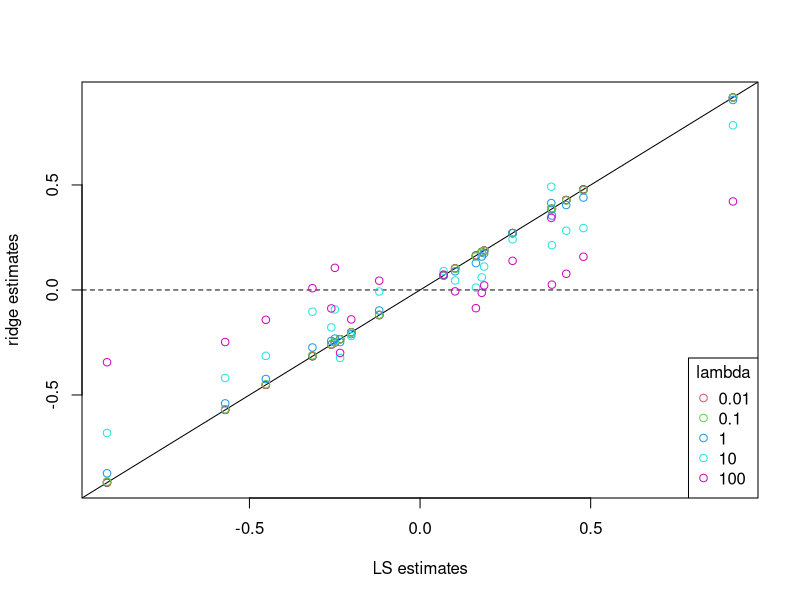
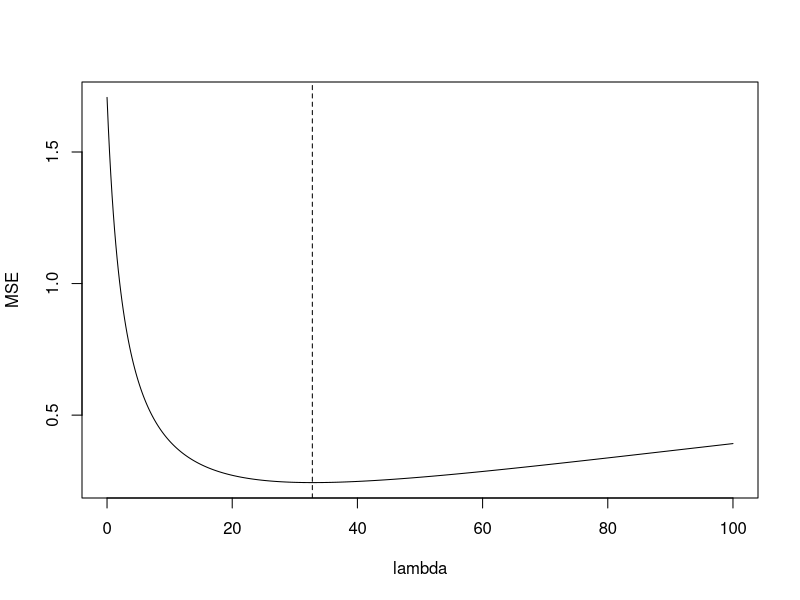
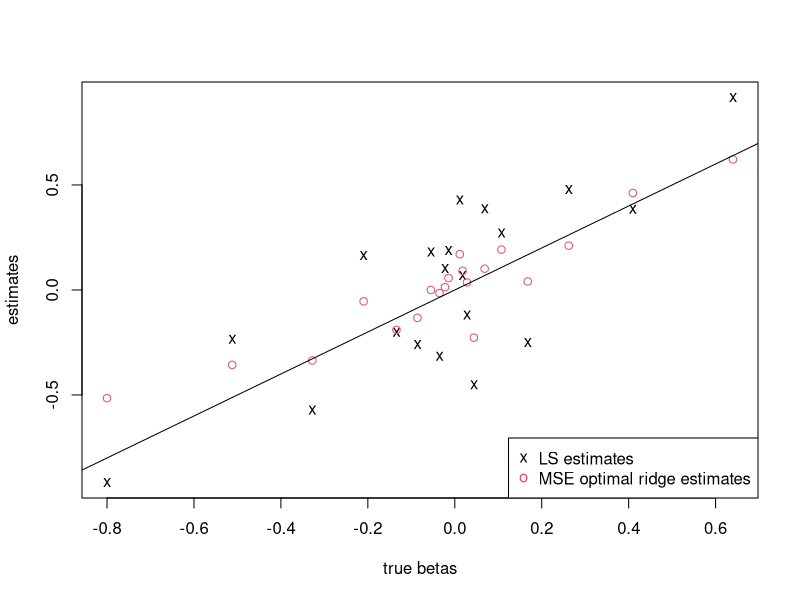
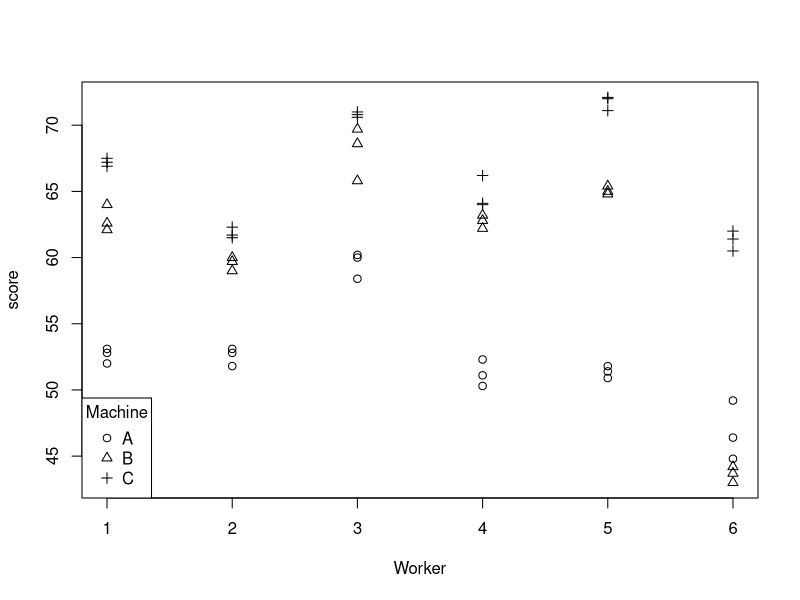
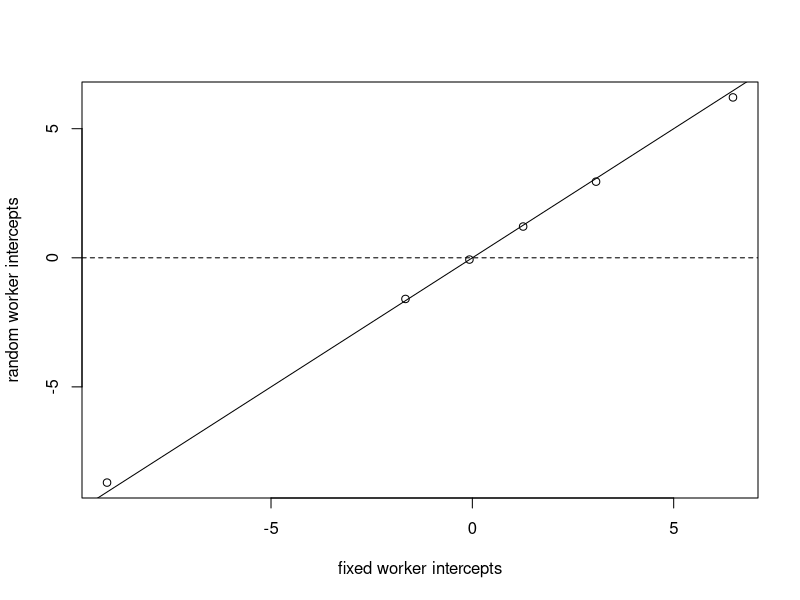

Source code (R) for these figures, in order:
##### Sheet 3 ##############################################################
############################################################################
##### Exercise 1 ###########################################################
############################################################################
# a)
set.seed(1949)
library(mvtnorm)
n <- 50
p <- 20
sigma <- 1
Sigma <- outer(1:p, 1:p, FUN = function(j, l) {(-0.7)^(abs(j - l))})
X <-  rmvnorm(n, sigma = Sigma)
eps <- rnorm(n, mean = 0, sd = sigma)
beta <- (-0.8)^(1:p)
y <- X %*% beta + eps

# b)
# normalize columns of X
X <- apply(X, 2, function(x) (x - mean(x)) / sd(x))
# center y
y <- y - mean(y)
# compute LS estimate for normalized X
betahat <- lm(y ~ X - 1)$coef # Alternative (manually): solve(t(X) %*% X, t(X) %*% y)
# compute ridge estimates
lambdavec <- 10^(-2:2)                    
betaridgefun <- function(lambda) {
  solve(t(X) %*% X + lambda * diag(p), t(X) %*% y)
}
betaridge <- sapply(lambdavec, FUN = "betaridgefun")   # ridge estimate; Alternative: sapply(lambdavec, function(l) penalized::penalized(y, X, lambda2 = l)@penalized)

# plot ridge estimates against LS estimate
plot(betahat, betahat, xlab = "LS estimates", ylab = "ridge estimates") 
abline(a=0, b=1)                                                          
abline(a=0, b=0, lty = 2)                                                 
for (k in 1:length(lambdavec)){
  points(betahat, betaridge[,k], col = k+1)
}
legend('bottomright', legend = lambdavec, col = 1 + 1:length(lambdavec), pch = 1, title = 'lambda')
# Shrinkage effect: estimates tend to be smaller in absolute value than LS. 
# Due to the negative correlations in X, this is not always the case.

# c)
# Compute MSEs
tr <- function(A) {
  sum(diag(A))  # compute the trace of a matrix
}
XtX <- t(X) %*% X                
MSE_LS <- sigma^2 * tr(solve(XtX))
MSE_ridge <- function(lambda) {
  mat1 <- XtX + lambda * diag(p)
  mat2 <- sigma^2 * XtX + lambda^2 * beta %*% t(beta)
  tr(solve(mat1, mat2) %*% solve(mat1))
}
lambdavec <- seq(0, 100, by = 0.2)   
MSE_lambda <- sapply(lambdavec, FUN = "MSE_ridge")

# Plot ridge MSEs depending on lambda
plot(lambdavec, MSE_lambda, xlab = "lambda", ylab = "MSE", type = "l")
lambdavec[which.min(MSE_lambda)] # MSE optimal lambda
abline(v = lambdavec[which.min(MSE_lambda)] , lty = 2)
# Compute optimal ridge estimates
betaridge_opt <- betaridgefun(lambdavec[which.min(MSE_lambda)])
# plot optimal ridge estimates and LS estimates against true coefficients
plot(beta, betahat, ylab ='estimates', xlab = 'true betas', pch = 'x') 
points(beta, betaridgefun(lambdavec[which.min(MSE_lambda)]), col = 2)
abline(a=0, b=1)
legend('bottomright', col = 1:2, pch = c('x','o'), legend = c('LS estimates','MSE optimal ridge estimates'))



##### Sheet 3 ##############################################################
############################################################################
##### Exercise 3 ###########################################################
############################################################################

library('nlme')

# a)
attach(Machines)
?Machines
head(Machines)
plot(as.numeric(as.vector(Worker)), score, pch = as.numeric(Machine), 
     xlab = "Worker", ylab = "score")
legend("bottomleft", legend = c("A", "B", "C"), pch = 1:3, title = "Machine")

# b) 
# Workers can be considered drawn from a population of workers. Their productivity 
# might not be of interest in itself here, but we want to take the repeated measures 
# correlation structure appropriately into account. There are only three machines 
# and they might be of interest in themselves here.

# c) 
m1Machine <- lme(score ~  - 1 + Machine, random =~ 1|Worker, data = Machines) # no intercept to allow one dummy per machine
summary(m1Machine)
fixef(m1Machine)
MachinesB <- Machines[which(Machines$Machine == "B"), ]
mean(MachinesB$score) # equal to fixed effect estimate for Machine B in this simple setting
# estimated average productivity on machines A, B and C is 52.4, 60.3 and 66.3, respectively
ranef(m1Machine)
# estimated average productivity of worker 6 is -8.7 (below average) etc.
ranef(m1Machine)['6',] + fixef(m1Machine)['MachineB']
# expected productivity for worker 6 on machine B would be 51.6
Machines6B <- Machines[which(Machines$Machine == "B" & Machines$Worker == "6"), ]
mean(Machines6B$score) 
# random intercept for worker 6 is shrunk towards zero, expected productivity is thus
# closer to average productivity for machine B (60.3) than simple average over scores
# for worker 6 on machine B (43.6)

# d)
m2Machine <- lm(score ~  - 1 + Machine, data = Machines) # no intercept to allow one dummy per machine
summary(m2Machine)
summary(m1Machine)
# In this simple setting, the fixed effects estimates are the same as in the linear 
# mixed model (not always the case). Standard errors are too small, however, as 
# the model ignores the correlation structure in the data and incorrectly assumes 
# too many independent observations. The model without random intercepts gives 
# unbiased estimates for the fixed effects, but a) estimates are not efficient b) 
# inference is incorrect due to assuming independence of observations on the same 
# worker.

# e)
# code worker effects as deviations from the overall mean (effect or deviation 
# coding) for simple comparison to random effects
contrasts(Machines$Worker) = contr.sum(6)
m3Machine <- lm(score ~  - 1 + Machine + Worker, data = Machines) # no intercept to allow one dummy per machine
summary(m3Machine)
summary(m1Machine)
# In this simple setting, the fixed effects estimates for the machines are the 
# same as in the linear mixed model (not always the case).
Workerbeta  <- coef(m3Machine)[4:8]
Workerbeta  <- c(Workerbeta, "Worker6" = -sum(Workerbeta)) 
Workerbeta
# In this coding, worker intercepts sum to zero, so beta for worker 6 is difference 
# to zero of the sum of the other betas
Workerbeta2 <- coef(m1Machine)[,4]
plot(Workerbeta, Workerbeta2, xlab = "fixed worker intercepts", ylab = "random worker intercepts")
abline(a=0, b=1)
abline(a=0, b=0, lty = 2) 
# small shrinkage effect when worker intercepts are estimated as random effects 
# compared to fixed effects; Shrinkage not strong, as variance for random intercept 
# estimated to be large (about 26 compared to 10 for the error term)

# Pros of modeling worker effects as random effects: fewer parameters, can learn about population of workers, 
#     can estimate effects of covariates that differ between workers (e.g. age, gender), shrinkage can 
#     stabilize estimation especially if there are few observations for some workers.
# Pros of modeling worker effects as fixed effects: no bias or shrinkage effect, can better learn about 
#     individual workers, 5 worker parameters not that many parameters (but a bit more complicated to center
#     worker intercepts around overall mean vs. automatically centered for the random intercepts)

